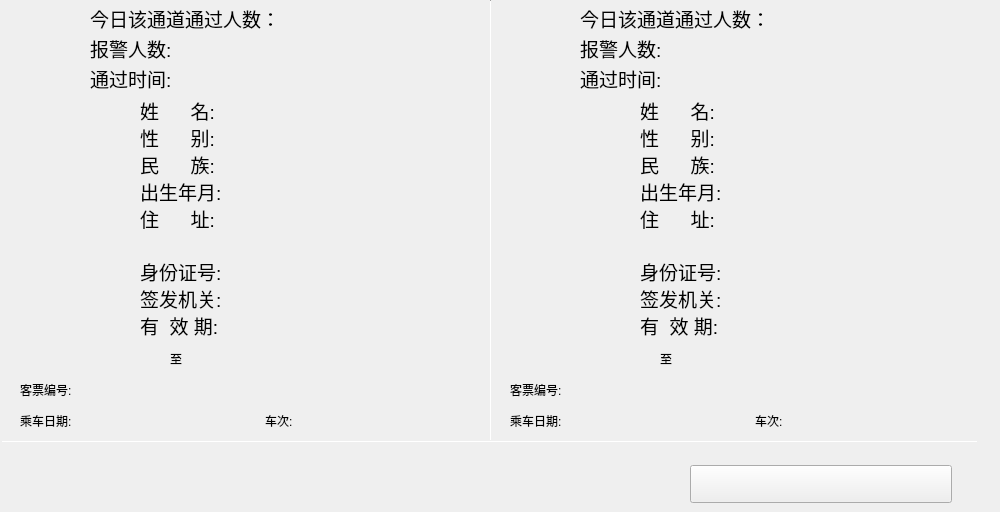
    <widget class="QWidget" name="page2">
     <widget class="QLabel" name="label_picchannel">
      <property name="geometry">
       <rect>
        <x>20</x>
        <y>20</y>
        <width>54</width>
        <height>52</height>
       </rect>
      </property>
      <property name="text">
       <string/>
      </property>
     </widget>
     <widget class="QLabel" name="label_idcardpic">
      <property name="geometry">
       <rect>
        <x>20</x>
        <y>106</y>
        <width>102</width>
        <height>126</height>
       </rect>
      </property>
      <property name="text">
       <string/>
      </property>
     </widget>
     <widget class="QLabel" name="label_picchannel_2">
      <property name="geometry">
       <rect>
        <x>510</x>
        <y>20</y>
        <width>54</width>
        <height>52</height>
       </rect>
      </property>
      <property name="text">
       <string/>
      </property>
     </widget>
     <widget class="QLabel" name="label_idcardpic_2">
      <property name="geometry">
       <rect>
        <x>510</x>
        <y>106</y>
        <width>102</width>
        <height>126</height>
       </rect>
      </property>
      <property name="text">
       <string/>
      </property>
     </widget>
     <widget class="QLabel" name="label_acrosstime">
      <property name="geometry">
       <rect>
        <x>180</x>
        <y>68</y>
        <width>171</width>
        <height>21</height>
       </rect>
      </property>
      <property name="font">
       <font>
        <pointsize>14</pointsize>
       </font>
      </property>
      <property name="styleSheet">
       <string notr="true">border:0px </string>
      </property>
      <property name="text">
       <string/>
      </property>
     </widget>
     <widget class="QLabel" name="label_18">
      <property name="geometry">
       <rect>
        <x>140</x>
        <y>208</y>
        <width>91</width>
        <height>21</height>
       </rect>
      </property>
      <property name="font">
       <font>
        <pointsize>14</pointsize>
       </font>
      </property>
      <property name="styleSheet">
       <string notr="true">border:0px</string>
      </property>
      <property name="lineWidth">
       <number>0</number>
      </property>
      <property name="text">
       <string>住      址:</string>
      </property>
     </widget>
     <widget class="QLabel" name="label_19">
      <property name="geometry">
       <rect>
        <x>640</x>
        <y>208</y>
        <width>91</width>
        <height>21</height>
       </rect>
      </property>
      <property name="font">
       <font>
        <pointsize>14</pointsize>
       </font>
      </property>
      <property name="styleSheet">
       <string notr="true">border:0px</string>
      </property>
      <property name="lineWidth">
       <number>0</number>
      </property>
      <property name="text">
       <string>住      址:</string>
      </property>
     </widget>
     <widget class="QLabel" name="label_14">
      <property name="geometry">
       <rect>
        <x>140</x>
        <y>154</y>
        <width>91</width>
        <height>21</height>
       </rect>
      </property>
      <property name="font">
       <font>
        <pointsize>14</pointsize>
       </font>
      </property>
      <property name="styleSheet">
       <string notr="true">border:0px</string>
      </property>
      <property name="lineWidth">
       <number>0</number>
      </property>
      <property name="text">
       <string>民      族:</string>
      </property>
     </widget>
     <widget class="QLabel" name="label_acrossnum_2">
      <property name="geometry">
       <rect>
        <x>770</x>
        <y>8</y>
        <width>91</width>
        <height>21</height>
       </rect>
      </property>
      <property name="font">
       <font>
        <pointsize>14</pointsize>
       </font>
      </property>
      <property name="styleSheet">
       <string notr="true">border:0px </string>
      </property>
      <property name="text">
       <string/>
      </property>
     </widget>
     <widget class="QLabel" name="label_12">
      <property name="geometry">
       <rect>
        <x>140</x>
        <y>127</y>
        <width>91</width>
        <height>21</height>
       </rect>
      </property>
      <property name="font">
       <font>
        <pointsize>14</pointsize>
       </font>
      </property>
      <property name="styleSheet">
       <string notr="true">border:0px</string>
      </property>
      <property name="lineWidth">
       <number>0</number>
      </property>
      <property name="text">
       <string>性      别:</string>
      </property>
     </widget>
     <widget class="QLabel" name="label_5">
      <property name="geometry">
       <rect>
        <x>90</x>
        <y>8</y>
        <width>201</width>
        <height>21</height>
       </rect>
      </property>
      <property name="font">
       <font>
        <pointsize>14</pointsize>
       </font>
      </property>
      <property name="styleSheet">
       <string notr="true">border:0px</string>
      </property>
      <property name="lineWidth">
       <number>0</number>
      </property>
      <property name="text">
       <string>今日该通道通过人数：</string>
      </property>
     </widget>
     <widget class="QLabel" name="label_21">
      <property name="geometry">
       <rect>
        <x>640</x>
        <y>261</y>
        <width>91</width>
        <height>21</height>
       </rect>
      </property>
      <property name="font">
       <font>
        <pointsize>14</pointsize>
       </font>
      </property>
      <property name="styleSheet">
       <string notr="true">border:0px</string>
      </property>
      <property name="lineWidth">
       <number>0</number>
      </property>
      <property name="text">
       <string>身份证号:</string>
      </property>
     </widget>
     <widget class="QLabel" name="label_idcardusetime_2">
      <property name="geometry">
       <rect>
        <x>740</x>
        <y>315</y>
        <width>251</width>
        <height>21</height>
       </rect>
      </property>
      <property name="font">
       <font>
        <pointsize>14</pointsize>
       </font>
      </property>
      <property name="styleSheet">
       <string notr="true">border:0px </string>
      </property>
      <property name="text">
       <string/>
      </property>
     </widget>
     <widget class="QLabel" name="label_22">
      <property name="geometry">
       <rect>
        <x>140</x>
        <y>288</y>
        <width>91</width>
        <height>21</height>
       </rect>
      </property>
      <property name="font">
       <font>
        <pointsize>14</pointsize>
       </font>
      </property>
      <property name="styleSheet">
       <string notr="true">border:0px</string>
      </property>
      <property name="lineWidth">
       <number>0</number>
      </property>
      <property name="text">
       <string>签发机关:</string>
      </property>
     </widget>
     <widget class="QLabel" name="label_acrossnum">
      <property name="geometry">
       <rect>
        <x>280</x>
        <y>8</y>
        <width>91</width>
        <height>21</height>
       </rect>
      </property>
      <property name="font">
       <font>
        <pointsize>14</pointsize>
       </font>
      </property>
      <property name="styleSheet">
       <string notr="true">border:0px </string>
      </property>
      <property name="text">
       <string/>
      </property>
     </widget>
     <widget class="QLabel" name="label_24">
      <property name="geometry">
       <rect>
        <x>140</x>
        <y>315</y>
        <width>91</width>
        <height>21</height>
       </rect>
      </property>
      <property name="font">
       <font>
        <pointsize>14</pointsize>
       </font>
      </property>
      <property name="styleSheet">
       <string notr="true">border:0px</string>
      </property>
      <property name="lineWidth">
       <number>0</number>
      </property>
      <property name="text">
       <string>有  效 期:</string>
      </property>
     </widget>
     <widget class="QLabel" name="label_idcardbirthday">
      <property name="geometry">
       <rect>
        <x>240</x>
        <y>181</y>
        <width>251</width>
        <height>21</height>
       </rect>
      </property>
      <property name="font">
       <font>
        <pointsize>14</pointsize>
       </font>
      </property>
      <property name="styleSheet">
       <string notr="true">border:0px </string>
      </property>
      <property name="text">
       <string/>
      </property>
     </widget>
     <widget class="QLabel" name="label_idcardnum">
      <property name="geometry">
       <rect>
        <x>240</x>
        <y>261</y>
        <width>251</width>
        <height>21</height>
       </rect>
      </property>
      <property name="font">
       <font>
        <pointsize>14</pointsize>
       </font>
      </property>
      <property name="styleSheet">
       <string notr="true">border:0px </string>
      </property>
      <property name="text">
       <string/>
      </property>
     </widget>
     <widget class="QLabel" name="label_10">
      <property name="geometry">
       <rect>
        <x>140</x>
        <y>100</y>
        <width>91</width>
        <height>21</height>
       </rect>
      </property>
      <property name="font">
       <font>
        <pointsize>14</pointsize>
       </font>
      </property>
      <property name="styleSheet">
       <string notr="true">border:0px</string>
      </property>
      <property name="lineWidth">
       <number>0</number>
      </property>
      <property name="text">
       <string>姓      名:</string>
      </property>
     </widget>
     <widget class="QLabel" name="label_9">
      <property name="geometry">
       <rect>
        <x>580</x>
        <y>38</y>
        <width>91</width>
        <height>21</height>
       </rect>
      </property>
      <property name="font">
       <font>
        <pointsize>14</pointsize>
       </font>
      </property>
      <property name="styleSheet">
       <string notr="true">border:0px</string>
      </property>
      <property name="lineWidth">
       <number>0</number>
      </property>
      <property name="text">
       <string>报警人数:</string>
      </property>
     </widget>
     <widget class="QLabel" name="label_idcarddepart">
      <property name="geometry">
       <rect>
        <x>240</x>
        <y>288</y>
        <width>251</width>
        <height>21</height>
       </rect>
      </property>
      <property name="font">
       <font>
        <pointsize>14</pointsize>
       </font>
      </property>
      <property name="styleSheet">
       <string notr="true">border:0px </string>
      </property>
      <property name="text">
       <string/>
      </property>
     </widget>
     <widget class="QLabel" name="label_7">
      <property name="geometry">
       <rect>
        <x>90</x>
        <y>38</y>
        <width>91</width>
        <height>21</height>
       </rect>
      </property>
      <property name="font">
       <font>
        <pointsize>14</pointsize>
       </font>
      </property>
      <property name="styleSheet">
       <string notr="true">border:0px</string>
      </property>
      <property name="lineWidth">
       <number>0</number>
      </property>
      <property name="text">
       <string>报警人数:</string>
      </property>
     </widget>
     <widget class="QLabel" name="label_idcardbirthday_2">
      <property name="geometry">
       <rect>
        <x>740</x>
        <y>181</y>
        <width>251</width>
        <height>21</height>
       </rect>
      </property>
      <property name="font">
       <font>
        <pointsize>14</pointsize>
       </font>
      </property>
      <property name="styleSheet">
       <string notr="true">border:0px </string>
      </property>
      <property name="text">
       <string/>
      </property>
     </widget>
     <widget class="QLabel" name="label_idcardname">
      <property name="geometry">
       <rect>
        <x>240</x>
        <y>100</y>
        <width>251</width>
        <height>21</height>
       </rect>
      </property>
      <property name="font">
       <font>
        <pointsize>14</pointsize>
       </font>
      </property>
      <property name="styleSheet">
       <string notr="true">border:0px </string>
      </property>
      <property name="text">
       <string/>
      </property>
     </widget>
     <widget class="QLabel" name="label_13">
      <property name="geometry">
       <rect>
        <x>640</x>
        <y>100</y>
        <width>91</width>
        <height>21</height>
       </rect>
      </property>
      <property name="font">
       <font>
        <pointsize>14</pointsize>
       </font>
      </property>
      <property name="styleSheet">
       <string notr="true">border:0px</string>
      </property>
      <property name="lineWidth">
       <number>0</number>
      </property>
      <property name="text">
       <string>姓      名:</string>
      </property>
     </widget>
     <widget class="QLabel" name="label_idcardnation_2">
      <property name="geometry">
       <rect>
        <x>740</x>
        <y>154</y>
        <width>201</width>
        <height>21</height>
       </rect>
      </property>
      <property name="font">
       <font>
        <pointsize>14</pointsize>
       </font>
      </property>
      <property name="styleSheet">
       <string notr="true">border:0px </string>
      </property>
      <property name="text">
       <string/>
      </property>
     </widget>
     <widget class="QLabel" name="label_idcardsex_2">
      <property name="geometry">
       <rect>
        <x>740</x>
        <y>127</y>
        <width>201</width>
        <height>21</height>
       </rect>
      </property>
      <property name="font">
       <font>
        <pointsize>14</pointsize>
       </font>
      </property>
      <property name="styleSheet">
       <string notr="true">border:0px </string>
      </property>
      <property name="text">
       <string/>
      </property>
     </widget>
     <widget class="QLabel" name="label_25">
      <property name="geometry">
       <rect>
        <x>640</x>
        <y>315</y>
        <width>91</width>
        <height>21</height>
       </rect>
      </property>
      <property name="font">
       <font>
        <pointsize>14</pointsize>
       </font>
      </property>
      <property name="styleSheet">
       <string notr="true">border:0px</string>
      </property>
      <property name="lineWidth">
       <number>0</number>
      </property>
      <property name="text">
       <string>有  效 期:</string>
      </property>
     </widget>
     <widget class="QLabel" name="label_15">
      <property name="geometry">
       <rect>
        <x>640</x>
        <y>154</y>
        <width>91</width>
        <height>21</height>
       </rect>
      </property>
      <property name="font">
       <font>
        <pointsize>14</pointsize>
       </font>
      </property>
      <property name="styleSheet">
       <string notr="true">border:0px</string>
      </property>
      <property name="lineWidth">
       <number>0</number>
      </property>
      <property name="text">
       <string>民      族:</string>
      </property>
     </widget>
     <widget class="QLabel" name="label_idcardnum_2">
      <property name="geometry">
       <rect>
        <x>740</x>
        <y>261</y>
        <width>251</width>
        <height>21</height>
       </rect>
      </property>
      <property name="font">
       <font>
        <pointsize>14</pointsize>
       </font>
      </property>
      <property name="styleSheet">
       <string notr="true">border:0px </string>
      </property>
      <property name="text">
       <string/>
      </property>
     </widget>
     <widget class="QLabel" name="label_16">
      <property name="geometry">
       <rect>
        <x>140</x>
        <y>181</y>
        <width>91</width>
        <height>21</height>
       </rect>
      </property>
      <property name="font">
       <font>
        <pointsize>14</pointsize>
       </font>
      </property>
      <property name="styleSheet">
       <string notr="true">border:0px</string>
      </property>
      <property name="lineWidth">
       <number>0</number>
      </property>
      <property name="text">
       <string>出生年月:</string>
      </property>
     </widget>
     <widget class="QLabel" name="label_acrosstime_2">
      <property name="geometry">
       <rect>
        <x>670</x>
        <y>68</y>
        <width>171</width>
        <height>21</height>
       </rect>
      </property>
      <property name="font">
       <font>
        <pointsize>14</pointsize>
       </font>
      </property>
      <property name="styleSheet">
       <string notr="true">border:0px </string>
      </property>
      <property name="text">
       <string/>
      </property>
     </widget>
     <widget class="QLabel" name="label_warnnum_2">
      <property name="geometry">
       <rect>
        <x>670</x>
        <y>38</y>
        <width>91</width>
        <height>21</height>
       </rect>
      </property>
      <property name="font">
       <font>
        <pointsize>14</pointsize>
       </font>
      </property>
      <property name="styleSheet">
       <string notr="true">border:0px </string>
      </property>
      <property name="text">
       <string/>
      </property>
     </widget>
     <widget class="QLabel" name="label_idcardaddress_2">
      <property name="geometry">
       <rect>
        <x>740</x>
        <y>208</y>
        <width>251</width>
        <height>47</height>
       </rect>
      </property>
      <property name="font">
       <font>
        <pointsize>14</pointsize>
       </font>
      </property>
      <property name="styleSheet">
       <string notr="true">border:0px </string>
      </property>
      <property name="text">
       <string/>
      </property>
     </widget>
     <widget class="QLabel" name="label_warnnum">
      <property name="geometry">
       <rect>
        <x>180</x>
        <y>38</y>
        <width>91</width>
        <height>21</height>
       </rect>
      </property>
      <property name="font">
       <font>
        <pointsize>14</pointsize>
       </font>
      </property>
      <property name="styleSheet">
       <string notr="true">border:0px </string>
      </property>
      <property name="text">
       <string/>
      </property>
     </widget>
     <widget class="QLabel" name="label_idcardsex">
      <property name="geometry">
       <rect>
        <x>240</x>
        <y>127</y>
        <width>201</width>
        <height>21</height>
       </rect>
      </property>
      <property name="font">
       <font>
        <pointsize>14</pointsize>
       </font>
      </property>
      <property name="styleSheet">
       <string notr="true">border:0px </string>
      </property>
      <property name="text">
       <string/>
      </property>
     </widget>
     <widget class="QLabel" name="label_idcardname_2">
      <property name="geometry">
       <rect>
        <x>740</x>
        <y>100</y>
        <width>251</width>
        <height>21</height>
       </rect>
      </property>
      <property name="font">
       <font>
        <pointsize>14</pointsize>
       </font>
      </property>
      <property name="styleSheet">
       <string notr="true">border:0px </string>
      </property>
      <property name="text">
       <string/>
      </property>
     </widget>
     <widget class="QLabel" name="label_6">
      <property name="geometry">
       <rect>
        <x>580</x>
        <y>8</y>
        <width>201</width>
        <height>21</height>
       </rect>
      </property>
      <property name="font">
       <font>
        <pointsize>14</pointsize>
       </font>
      </property>
      <property name="styleSheet">
       <string notr="true">border:0px</string>
      </property>
      <property name="lineWidth">
       <number>0</number>
      </property>
      <property name="text">
       <string>今日该通道通过人数：</string>
      </property>
     </widget>
     <widget class="QLabel" name="label_26">
      <property name="geometry">
       <rect>
        <x>640</x>
        <y>181</y>
        <width>91</width>
        <height>21</height>
       </rect>
      </property>
      <property name="font">
       <font>
        <pointsize>14</pointsize>
       </font>
      </property>
      <property name="styleSheet">
       <string notr="true">border:0px</string>
      </property>
      <property name="lineWidth">
       <number>0</number>
      </property>
      <property name="text">
       <string>出生年月:</string>
      </property>
     </widget>
     <widget class="QLabel" name="label_idcardnation">
      <property name="geometry">
       <rect>
        <x>240</x>
        <y>154</y>
        <width>201</width>
        <height>21</height>
       </rect>
      </property>
      <property name="font">
       <font>
        <pointsize>14</pointsize>
       </font>
      </property>
      <property name="styleSheet">
       <string notr="true">border:0px </string>
      </property>
      <property name="text">
       <string/>
      </property>
     </widget>
     <widget class="QLabel" name="label_idcardusetime">
      <property name="geometry">
       <rect>
        <x>240</x>
        <y>315</y>
        <width>251</width>
        <height>21</height>
       </rect>
      </property>
      <property name="font">
       <font>
        <pointsize>14</pointsize>
       </font>
      </property>
      <property name="styleSheet">
       <string notr="true">border:0px </string>
      </property>
      <property name="text">
       <string/>
      </property>
     </widget>
     <widget class="QLabel" name="label_23">
      <property name="geometry">
       <rect>
        <x>640</x>
        <y>288</y>
        <width>91</width>
        <height>21</height>
       </rect>
      </property>
      <property name="font">
       <font>
        <pointsize>14</pointsize>
       </font>
      </property>
      <property name="styleSheet">
       <string notr="true">border:0px</string>
      </property>
      <property name="lineWidth">
       <number>0</number>
      </property>
      <property name="text">
       <string>签发机关:</string>
      </property>
     </widget>
     <widget class="QLabel" name="label_idcarddepart_2">
      <property name="geometry">
       <rect>
        <x>740</x>
        <y>288</y>
        <width>251</width>
        <height>21</height>
       </rect>
      </property>
      <property name="font">
       <font>
        <pointsize>14</pointsize>
       </font>
      </property>
      <property name="styleSheet">
       <string notr="true">border:0px </string>
      </property>
      <property name="text">
       <string/>
      </property>
     </widget>
     <widget class="QLabel" name="label_11">
      <property name="geometry">
       <rect>
        <x>580</x>
        <y>68</y>
        <width>91</width>
        <height>21</height>
       </rect>
      </property>
      <property name="font">
       <font>
        <pointsize>14</pointsize>
       </font>
      </property>
      <property name="styleSheet">
       <string notr="true">border:0px</string>
      </property>
      <property name="lineWidth">
       <number>0</number>
      </property>
      <property name="text">
       <string>通过时间:</string>
      </property>
     </widget>
     <widget class="QLabel" name="label_idcardaddress">
      <property name="geometry">
       <rect>
        <x>240</x>
        <y>208</y>
        <width>251</width>
        <height>47</height>
       </rect>
      </property>
      <property name="font">
       <font>
        <pointsize>14</pointsize>
       </font>
      </property>
      <property name="styleSheet">
       <string notr="true"/>
      </property>
      <property name="text">
       <string/>
      </property>
     </widget>
     <widget class="QLabel" name="label_8">
      <property name="geometry">
       <rect>
        <x>90</x>
        <y>68</y>
        <width>91</width>
        <height>21</height>
       </rect>
      </property>
      <property name="font">
       <font>
        <pointsize>14</pointsize>
       </font>
      </property>
      <property name="styleSheet">
       <string notr="true">border:0px</string>
      </property>
      <property name="lineWidth">
       <number>0</number>
      </property>
      <property name="text">
       <string>通过时间:</string>
      </property>
     </widget>
     <widget class="QLabel" name="label_17">
      <property name="geometry">
       <rect>
        <x>640</x>
        <y>127</y>
        <width>91</width>
        <height>21</height>
       </rect>
      </property>
      <property name="font">
       <font>
        <pointsize>14</pointsize>
       </font>
      </property>
      <property name="styleSheet">
       <string notr="true">border:0px</string>
      </property>
      <property name="lineWidth">
       <number>0</number>
      </property>
      <property name="text">
       <string>性      别:</string>
      </property>
     </widget>
     <widget class="QLabel" name="label_20">
      <property name="geometry">
       <rect>
        <x>140</x>
        <y>261</y>
        <width>91</width>
        <height>21</height>
       </rect>
      </property>
      <property name="font">
       <font>
        <pointsize>14</pointsize>
       </font>
      </property>
      <property name="styleSheet">
       <string notr="true">border:0px</string>
      </property>
      <property name="lineWidth">
       <number>0</number>
      </property>
      <property name="text">
       <string>身份证号:</string>
      </property>
     </widget>
     <widget class="Line" name="line_column">
      <property name="geometry">
       <rect>
        <x>490</x>
        <y>0</y>
        <width>1</width>
        <height>441</height>
       </rect>
      </property>
      <property name="orientation">
       <enum>Qt::Vertical</enum>
      </property>
     </widget>
     <widget class="QLabel" name="label_ticket_index_2">
      <property name="geometry">
       <rect>
        <x>340</x>
        <y>410</y>
        <width>150</width>
        <height>21</height>
       </rect>
      </property>
      <property name="text">
       <string/>
      </property>
     </widget>
     <widget class="QLabel" name="label_40">
      <property name="geometry">
       <rect>
        <x>265</x>
        <y>410</y>
        <width>70</width>
        <height>21</height>
       </rect>
      </property>
      <property name="text">
       <string>车次:</string>
      </property>
     </widget>
     <widget class="QLabel" name="label_41">
      <property name="geometry">
       <rect>
        <x>20</x>
        <y>379</y>
        <width>80</width>
        <height>21</height>
       </rect>
      </property>
      <property name="text">
       <string>客票编号:</string>
      </property>
      <property name="alignment">
       <set>Qt::AlignLeading|Qt::AlignLeft|Qt::AlignVCenter</set>
      </property>
     </widget>
     <widget class="QLabel" name="label_station_end_2">
      <property name="geometry">
       <rect>
        <x>265</x>
        <y>348</y>
        <width>150</width>
        <height>21</height>
       </rect>
      </property>
      <property name="text">
       <string/>
      </property>
     </widget>
     <widget class="QLabel" name="label_42">
      <property name="geometry">
       <rect>
        <x>20</x>
        <y>410</y>
        <width>80</width>
        <height>21</height>
       </rect>
      </property>
      <property name="text">
       <string>乘车日期:</string>
      </property>
     </widget>
     <widget class="QLabel" name="label_ticket_num_2">
      <property name="geometry">
       <rect>
        <x>100</x>
        <y>379</y>
        <width>150</width>
        <height>21</height>
       </rect>
      </property>
      <property name="text">
       <string/>
      </property>
     </widget>
     <widget class="QLabel" name="label_station_start_2">
      <property name="geometry">
       <rect>
        <x>20</x>
        <y>348</y>
        <width>150</width>
        <height>21</height>
       </rect>
      </property>
      <property name="text">
       <string/>
      </property>
     </widget>
     <widget class="QLabel" name="label_zhi_2">
      <property name="geometry">
       <rect>
        <x>170</x>
        <y>348</y>
        <width>50</width>
        <height>21</height>
       </rect>
      </property>
      <property name="text">
       <string>至</string>
      </property>
     </widget>
     <widget class="QLabel" name="label_ticket_date_2">
      <property name="geometry">
       <rect>
        <x>100</x>
        <y>410</y>
        <width>150</width>
        <height>21</height>
       </rect>
      </property>
      <property name="text">
       <string/>
      </property>
     </widget>
     <widget class="QLabel" name="label_station_end_3">
      <property name="geometry">
       <rect>
        <x>755</x>
        <y>348</y>
        <width>150</width>
        <height>21</height>
       </rect>
      </property>
      <property name="text">
       <string/>
      </property>
     </widget>
     <widget class="QLabel" name="label_43">
      <property name="geometry">
       <rect>
        <x>510</x>
        <y>379</y>
        <width>80</width>
        <height>21</height>
       </rect>
      </property>
      <property name="text">
       <string>客票编号:</string>
      </property>
      <property name="alignment">
       <set>Qt::AlignLeading|Qt::AlignLeft|Qt::AlignVCenter</set>
      </property>
     </widget>
     <widget class="QLabel" name="label_ticket_index_3">
      <property name="geometry">
       <rect>
        <x>830</x>
        <y>410</y>
        <width>150</width>
        <height>21</height>
       </rect>
      </property>
      <property name="text">
       <string/>
      </property>
     </widget>
     <widget class="QLabel" name="label_ticket_num_3">
      <property name="geometry">
       <rect>
        <x>590</x>
        <y>379</y>
        <width>150</width>
        <height>21</height>
       </rect>
      </property>
      <property name="text">
       <string/>
      </property>
     </widget>
     <widget class="QLabel" name="label_ticket_date_3">
      <property name="geometry">
       <rect>
        <x>590</x>
        <y>410</y>
        <width>150</width>
        <height>21</height>
       </rect>
      </property>
      <property name="text">
       <string/>
      </property>
     </widget>
     <widget class="QLabel" name="label_zhi_3">
      <property name="geometry">
       <rect>
        <x>660</x>
        <y>348</y>
        <width>50</width>
        <height>21</height>
       </rect>
      </property>
      <property name="text">
       <string>至</string>
      </property>
     </widget>
     <widget class="QLabel" name="label_45">
      <property name="geometry">
       <rect>
        <x>755</x>
        <y>410</y>
        <width>70</width>
        <height>21</height>
       </rect>
      </property>
      <property name="text">
       <string>车次:</string>
      </property>
     </widget>
     <widget class="QLabel" name="label_station_start_3">
      <property name="geometry">
       <rect>
        <x>510</x>
        <y>348</y>
        <width>150</width>
        <height>21</height>
       </rect>
      </property>
      <property name="text">
       <string/>
      </property>
     </widget>
     <widget class="QLabel" name="label_46">
      <property name="geometry">
       <rect>
        <x>510</x>
        <y>410</y>
        <width>80</width>
        <height>21</height>
       </rect>
      </property>
      <property name="text">
       <string>乘车日期:</string>
      </property>
     </widget>
     <widget class="Line" name="line_row">
      <property name="geometry">
       <rect>
        <x>2</x>
        <y>441</y>
        <width>976</width>
        <height>1</height>
       </rect>
      </property>
      <property name="orientation">
       <enum>Qt::Horizontal</enum>
      </property>
     </widget>
     <widget class="QToolButton" name="toolButton_search_2">
      <property name="geometry">
       <rect>
        <x>690</x>
        <y>465</y>
        <width>262</width>
        <height>38</height>
       </rect>
      </property>
      <property name="text">
       <string/>
      </property>
     </widget>
    </widget>
